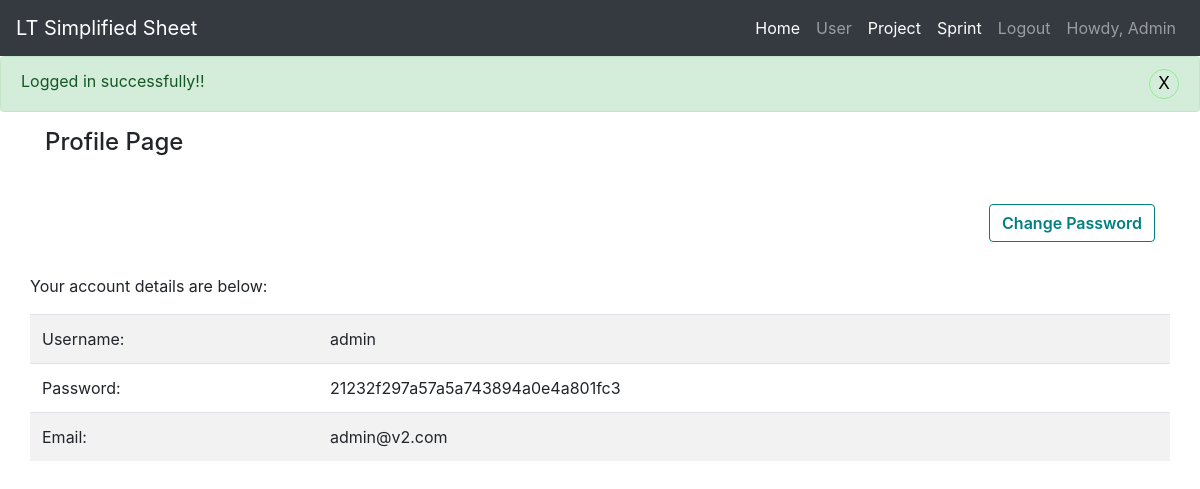
Page /profile.php (signed in) on the earlier database version.
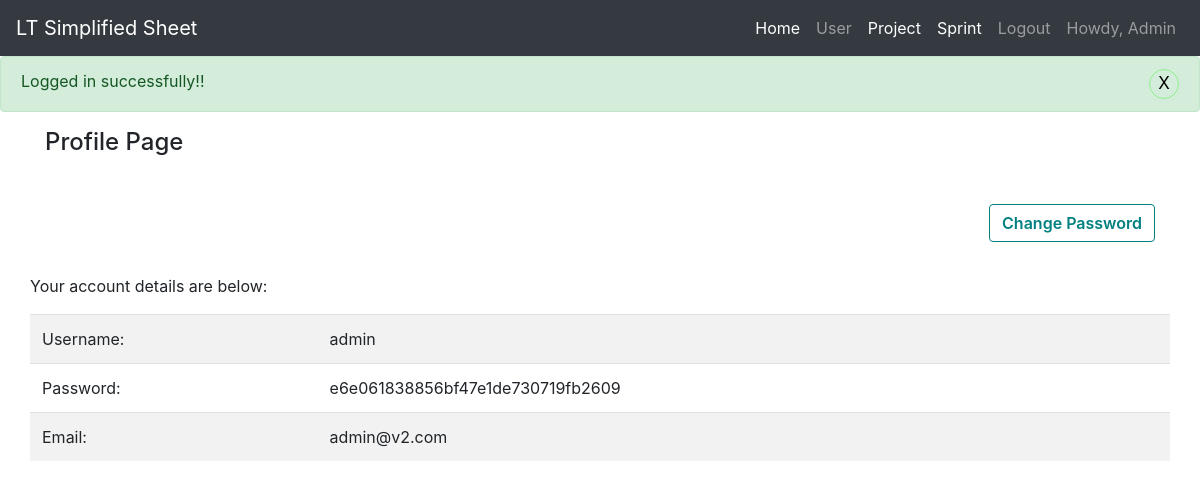
Same page on the later database version.
### tables this page shows
CREATE TABLE `user_accounts` (
  `id` int(11) NOT NULL,
  `username` varchar(50) NOT NULL,
  `password` varchar(255) NOT NULL,
  `email` varchar(100) NOT NULL,
  `role` smallint(25) NOT NULL,
  `status` smallint(25) NOT NULL DEFAULT 1
);

### includes/function.php (called while the page is built, shortened)
<?php
function tep_db_input($string, $link = 'db_link')
{
  global $$link;
  return mysqli_real_escape_string($$link, $string);
}
function tep_db_fetch_array($db_query)
{
  return mysqli_fetch_array($db_query, MYSQLI_ASSOC);
}
function tep_db_query($query, $link = 'db_link')
{
  global $$link;
  $result = mysqli_query($$link, $query) or tep_db_error($query, mysqli_errno($$link), mysqli_error($$link));
  return $result;
}

### profile.php (the view, shortened to what this page needs)
<?php
include('includes/header.php');
$stmt = tep_db_query("SELECT password, email FROM user_accounts WHERE id = '" . tep_db_input($_SESSION['loginuser']['id']) ."'");
$data = tep_db_fetch_array($stmt);
?>
<div class="container">
    <div class="row mb-3 mt-3">
        <div class="col">
            <h4>Profile Page</h4>
        </div>
    </div>
    <div class="row text-right">
        <div class="col-12 text-right">
            <a href="change_password.php?user_id=<?php echo $_SESSION['loginuser']['id'];?>" class="btn" role="button">Change Password</a>
        </div>
    </div>
    <div class="row mb-3 mt-3">
        <p>Your account details are below:</p>
        <table class="table table-striped">
            <tr>
                <td>Username:</td>
                <td><?= $_SESSION['loginuser']['name'] ?></td>
            </tr>
            <tr>
                <td>Password:</td>
                <td><?= $data['password'] ?></td>
            </tr>
            <tr>
                <td>Email:</td>
                <td><?= $data['email'] ?></td>
            </tr>
        </table>
    </div>
</div>
<?php
include_once('includes/footer.php');
?>

Differences in the rows shown:
changed user_accounts "admin@v2.com": password "21232f297a57a5a743894a0e4a801fc3" → "e6e061838856bf47e1de730719fb2609"
